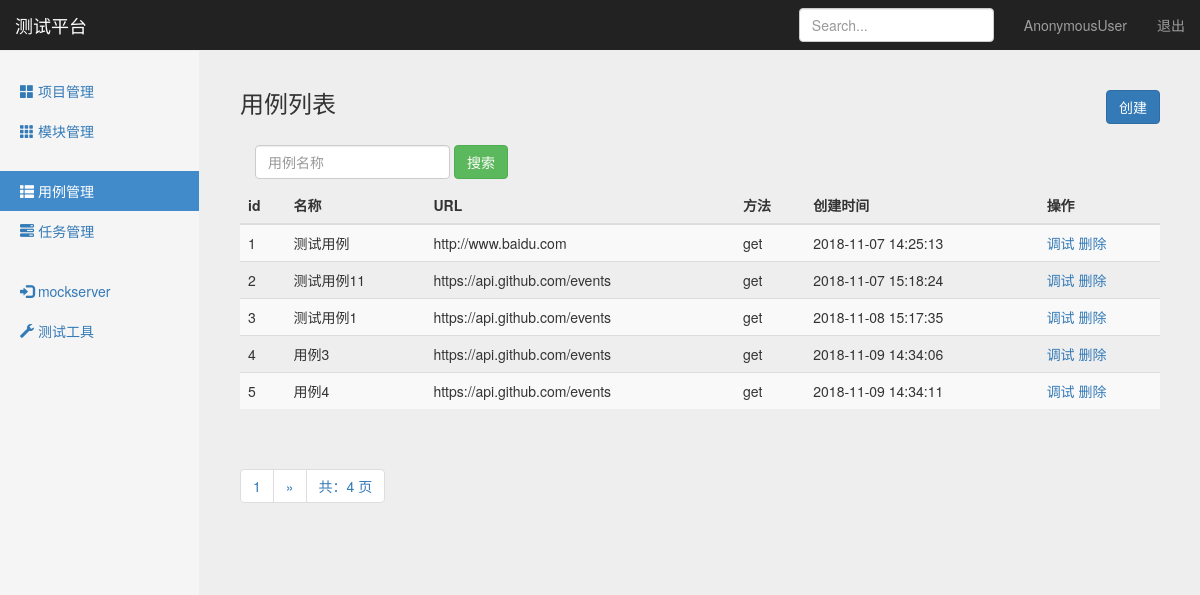
The page /interface/case_manage/ on the database its author committed.
### interface_app/models.py (models this page shows, shortened)
class TestCase(models.Model):
    module = models.ForeignKey(Module, on_delete=models.CASCADE)
    name = models.CharField("名称", max_length=100, blank=False, default="")
    url = models.TextField("URL", default="")
    req_method = models.CharField("方法", max_length=10, default="")
    req_type = models.CharField("参数类型", max_length=10, default="")
    req_header = models.TextField("header", default="")
    req_parameter = models.TextField("参数", default="")
    resp_assert = models.TextField("验证", default="")
    create_time = models.DateTimeField("创建时间", auto_now_add=True)

### interface_app/views/testcase_views.py (the view)
# urls.py: path('case_manage/', testcase_views.case_manage),
def case_manage(request):
    testcases = TestCase.objects.all()
    paginator = Paginator(testcases, 5)
    page = request.GET.get('page')
    try:
        contacts = paginator.page(page)
    except PageNotAnInteger:
        contacts = paginator.page(1)
    except EmptyPage:
        contacts = paginator.page(paginator.num_pages)
    if request.method == "GET":
        return render(request, "case_manage.html", {
            "type": "list",
            "testcases": contacts,
        })
    else:
        return HttpResponse("404")

### templates/case_manage.html (shortened to what this page needs)
{% extends "base.html" %}
{% block content %}
<nav class="navbar navbar-inverse navbar-fixed-top">
    <div class="container-fluid">
        <div class="navbar-header">
            <a class="navbar-brand" href="#">测试平台</a>
        </div>
        <div id="navbar" class="navbar-collapse collapse">
            <ul class="nav navbar-nav navbar-right">
                <li><a href="#">{{ user }}</a></li>
                <li><a href="/logout/">退出</a></li>
            </ul>
            <form class="navbar-form navbar-right">
                <input type="text" class="form-control" placeholder="Search...">
            </form>
        </div>
    </div>
</nav>
<div class="container-fluid">
    <div class="row">
        <div class="col-sm-3 col-md-2 sidebar">
            <ul class="nav nav-sidebar">
                <li><a href="/manage/project_manage/">
                    <span class="glyphicon glyphicon-th-large"></span> 项目管理</a>
                </li>
                <li><a href="/manage/module_manage/">
                    <span class="glyphicon glyphicon-th"></span> 模块管理</a>
                </li>
            </ul>
            <ul class="nav nav-sidebar">
                <li class="active"><a href="#">
                    <span class="glyphicon glyphicon-th-list"></span> 用例管理</a>
                </li>
                <li><a href="/interface/task_manage/">
                    <span class="glyphicon glyphicon-tasks"></span> 任务管理</a>
                </li>
            </ul>
            <ul class="nav nav-sidebar">
                <li><a href="#">
                    <span class="glyphicon glyphicon-log-in"></span> mockserver</a>
                </li>
                <li><a href="#">
                    <span class="glyphicon glyphicon-wrench"></span> 测试工具</a>
                </li>
            </ul>
        </div>
        {% if type == 'list'%}
        <div class="col-sm-9 col-sm-offset-3 col-md-10 col-md-offset-2 main">
            <h3 class="sub-header">用例列表
                <button type="button" class="btn btn-primary" style="float: right;"
                onclick="window.location.href='/interface/add_case/'">创建</button>
            </h3>
            <div class="table-responsive">
                <form class="navbar-form" method="get" action="/interface/search_case_name/">
                    <div class="form-group">
                        <input name="case_name" type="text" placeholder="用例名称" class="form-control">
                    </div>
                    <button type="submit" class="btn btn-success">搜索</button>
                </form>
                <table class="table table-striped">
                    <thead>
                        <tr>
                            <th>id</th>
                            <th>名称</th>
                            <th>URL</th>
                            <th>方法</th>
                            <th>创建时间</th>
                            <th>操作</th>
                        </tr>
                    </thead>
                    <tbody>
                        {% for case in testcases %}
                        <tr>
                            <td>{{ case.id }}</td>
                            <td>{{ case.name }}</td>
                            <td>{{ case.url }}</td>
                            <td>{{ case.req_method }}</td>
                            <td>{{ case.create_time | date:"Y-m-d H:i:s" }}</td>
                            <td>
                                <a href="/interface/debug_case/{{case.id}}/">调试</a>
                                <a href="/interface/delete_project/{{case.id}}/">删除</a>
                            </td>
                        </tr>
                        {% endfor %}
                    </tbody>
                </table>
            </div>
            <div class="pagination">
                <span class="step-links">
                    <ul class="pagination">
                        <li><a href="#">{{ testcases.number }}</a></li>
                        {% if testcases.has_next %}
                            {% if case_name %}
                                <li><a href="?case_name={{ case_name }}&page={{ testcases.next_page_number }}">&raquo;</a></li>
                            {% else %}
                                <li><a href="?page={{ testcases.next_page_number }}">&raquo;</a></li>
                            {% endif %}
                        {% endif %}
                        <li><a href="#">共：{{ testcases.paginator.num_pages }} 页</a></li>
                    </ul>
                </span>
            </div>
        </div>
        {% endif %}
    </div>
</div>
{% endblock %}

### static/css/signin.css (style rules this page uses)
body { padding-top: 40px; padding-bottom: 40px; background-color: #eee; }

### static/css/dashboard.css (style rules this page uses)
body { padding-top: 50px; }
.sub-header { padding-bottom: 10px; border-bottom: 1px solid #eee; }
.navbar-fixed-top { border: 0; }
.sidebar { display: none; }
@media (min-width: 768px) { .sidebar { position: fixed; top: 51px; bottom: 0; left: 0; z-index: 1000; display: block; padding: 20px; overflow-x: hidden; overflow-y: auto; background-color: #f5f5f5; border-right: 1px solid #eee; } }
.nav-sidebar { margin-right: -21px; margin-bottom: 20px; margin-left: -20px; }
.nav-sidebar > li > a { padding-right: 20px; padding-left: 20px; }
.nav-sidebar > .active > a, .nav-sidebar > .active > a:hover, .nav-sidebar > .active > a:focus { color: #fff; background-color: #428bca; }
.main { padding: 20px; }
@media (min-width: 768px) { .main { padding-right: 40px; padding-left: 40px; } }

### rows shown on the page
TestCase: id "1", name "测试用例", url "http://www.baidu.com", req_method "get", create_time "2018-11-07 14:25:13"
TestCase: id "2", name "测试用例11", url "https://api.github.com/events", req_method "get", create_time "2018-11-07 15:18:24"
TestCase: id "3", name "测试用例1", url "https://api.github.com/events", req_method "get", create_time "2018-11-08 15:17:35"
TestCase: id "4", name "用例3", url "https://api.github.com/events", req_method "get", create_time "2018-11-09 14:34:06"
TestCase: id "5", name "用例4", url "https://api.github.com/events", req_method "get", create_time "2018-11-09 14:34:11"

### other values the page prints
{{ user }} "AnonymousUser"
{{ testcases.number }} "1"
{{ testcases.paginator.num_pages }} "4"
